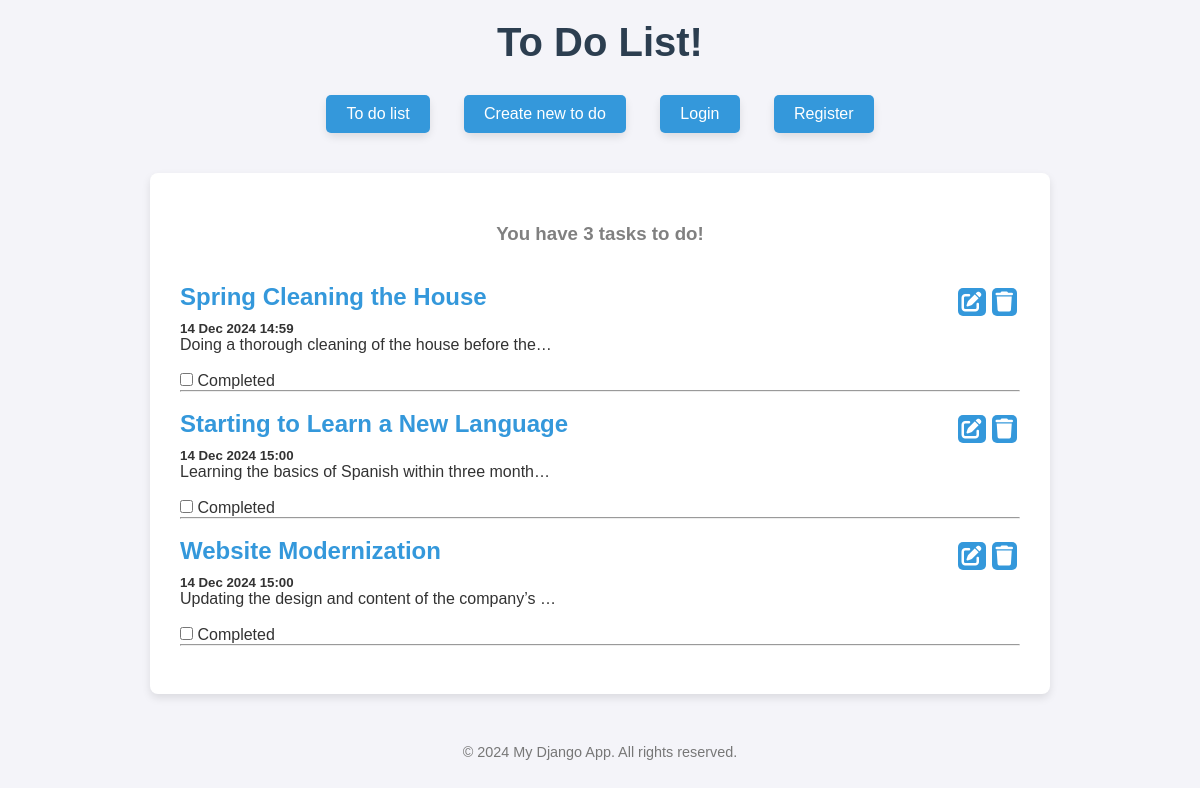
The app's page /, older data.
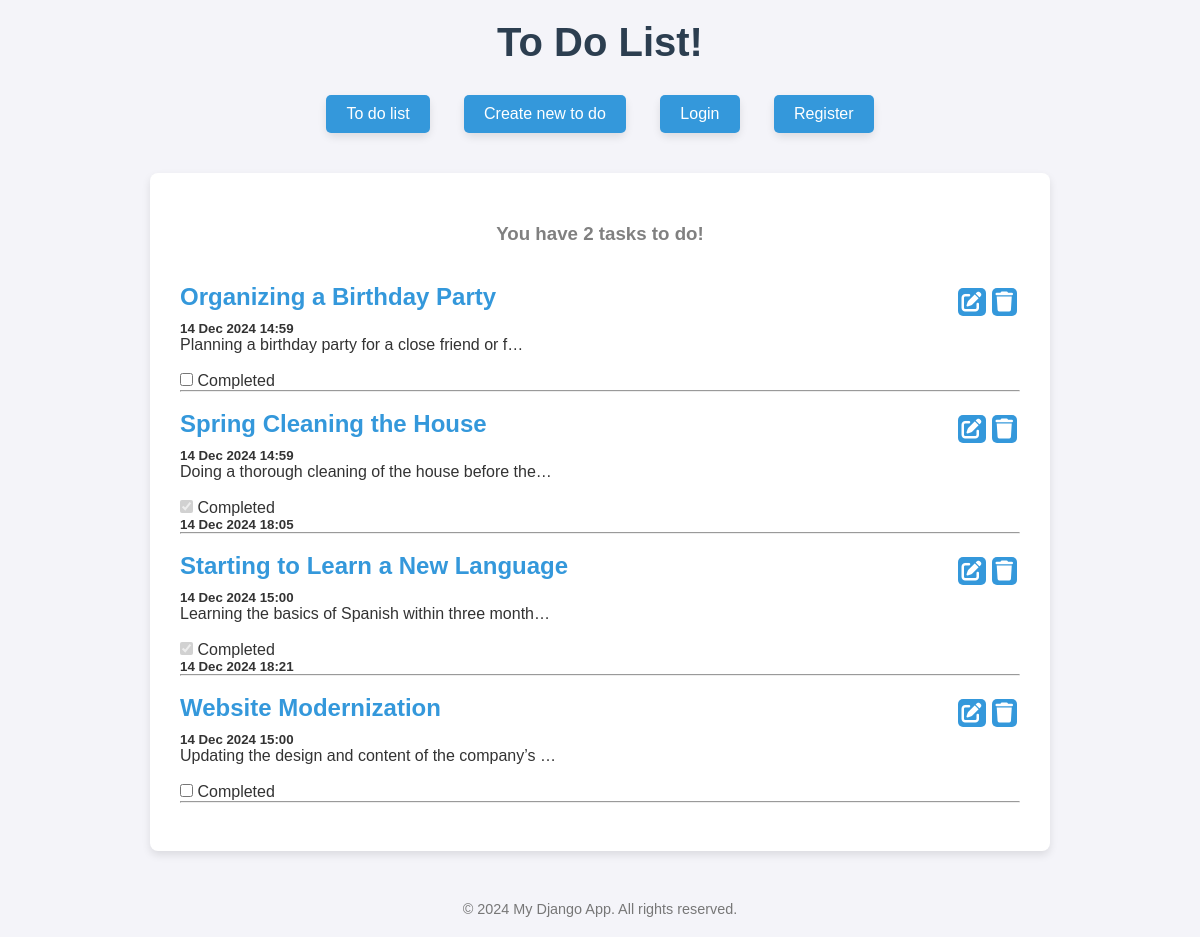
The same page, newer data.
### toDos/models.py (models this page shows, shortened)
class ToDo(models.Model):
    title = models.CharField(max_length=250)
    text = models.TextField()
    creation_date = models.DateTimeField(auto_now_add=True)
    completion = models.BooleanField(default=False)
    completion_date = models.DateTimeField(blank = True, null=True)
    image = models.ImageField(upload_to='images/', blank ='True', null=True)
    author = models.ForeignKey(User, on_delete=models.CASCADE, related_name= 'to_dos', blank ='True', null=True)

### toDos/views.py (the view)
# urls.py: path('', views.todo_list_view, name = 'main'),
def todo_list_view(request):
    if request.user.is_authenticated:
        to_dos = ToDo.objects.filter(author=request.user)
    else:
        to_dos = ToDo.objects.filter(author=None)
    not_completed = to_dos.filter(completion=False).count()
    return render (request, 'main.html',{"todos":to_dos, 'not_completed':not_completed })

### toDos/templates/main.html (shortened to what this page needs)
{% extends 'base.html' %}
{% block content %}
<h3>You have {{not_completed}} task{{not_completed|pluralize}} to do!</h3>
<br>
{% for todo in todos %}
<div id="todo-{{ todo.id }}">
    <div class = "to-do-nav">
        <a href = "{% url 'details' todo.id %}"><h2>{{todo.title}}</h2></a>
            <div class = "to-do-nav">
                <button class = "edit-button small-button" data-id = "{{ todo.id }}" data-url = "{% url 'edit' todo.id %}"><i class="fas fa-edit"></i></button>
                <button class = "delete-button small-button" data-id = "{{ todo.id }}" data-redirect="" data-url = "{% url 'delete' todo.id %}"><i class="fas fa-trash" ></i></button>
            </div>
        </div>
    <h5>{{todo.creation_date | date:"j M Y G:i"}}</h5>
    <p>{{todo.text | truncatechars:50}}</p>
    <br>
    <input type="checkbox" name ="completed" class = "todo-comletion" {%if todo.completion %}checked disabled {% endif %} data-id="{{todo.id}}" data-url = "{% url 'toggle_todo' todo.id %}">
    <label for = "completed" >Completed</label>
    <h5 id = "completion-date-{{todo.id}}" {% if not todo.completion%} hidden {% endif %}>{{todo.completion_date | date:"j M Y G:i"}}</h5>
    <hr>
    <br>
</div>
{% endfor %}
{% endblock content%}

### toDos/templates/base.html (shortened to what this page needs)
{% load static %}
<!DOCTYPE html>
<html lang="en">
<head>
    <link rel="stylesheet" href="{% static 'css/styles.css' %}">
    <link href="https://cdnjs.cloudflare.com/ajax/libs/font-awesome/6.0.0-beta3/css/all.min.css" rel="stylesheet">
</head>
</head>
<body>
    <h1>To Do List!</h1>
    <nav>
        <form action="{% url 'main'%}" method="GET"><button type="submit">To do list</button></form>
        <form action="{% url 'add_to_do'%}" method="GET"><button type="submit">Create new to do</button></form>
        {% if user.is_authenticated %}
        <form action = "{% url 'profile'%}"><button type="submit">Profile</button></form>
        <form action = "{% url 'logout_view'%}" method="post">
            {% csrf_token%}
            <button type="submit">Logout</button>
        </form>
        {% else %}
        <form action="{% url 'login'%}" method="GET"><button type="submit">Login</button></form>
        <form action="{% url 'register'%}" method="GET"><button type="submit">Register</button></form>
        {% endif %}
    </nav>
    <main>
        {% block content %}
        {% endblock %}
    </main>
    <footer>
        <p>&copy; 2024 My Django App. All rights reserved.</p>
    </footer>
</body>
</html>

### static/css/styles.css (style rules this page uses)
* { margin: 0; padding: 0; box-sizing: border-box; }
body { font-family: 'Arial', sans-serif; background-color: #f4f4f9; color: #333; padding: 20px; }
h1 { font-size: 2.5rem; color: #2c3e50; text-align: center; margin-bottom: 30px; }
h2 { text-align: center; margin-bottom: 10px; }
h3 { text-align: center; margin: 20px; color: gray; }
nav { text-align: center; margin-bottom: 40px; }
nav form { display: inline-block; margin: 0 15px; }
nav button { background-color: #3498db; color: white; font-size: 1rem; border: none; border-radius: 5px; cursor: pointer; transition: background-color 0.3s ease; }
nav form { padding: 0; }
main { max-width: 900px; margin: 0 auto; background-color: white; padding: 30px; border-radius: 8px; box-shadow: 0 4px 8px rgba(0, 0, 0, 0.1); }
footer { text-align: center; margin-top: 50px; font-size: 0.9rem; color: #777; }
a { color: #3498db; text-decoration: none; transition: color 0.3s ease; }
form { background-color: white; padding: 20px; border-radius: 8px; box-shadow: 0 4px 8px rgba(0, 0, 0, 0.1); max-width: 600px; margin: 20px auto; }
form button { background-color: #3498db; color: white; padding: 10px 20px; font-size: 1rem; border: none; border-radius: 5px; cursor: pointer; transition: background-color 0.3s ease; width: 100%; }
.to-do-nav { display: flex; flex-direction: row; justify-content: space-between; align-items: center; }
.small-button { background-color: #3498db; border: none; border-radius: 5px; cursor: pointer; margin: 3px; transition: background-color 0.3s ease, transform 0.2s ease; }
.small-button i { color: white; font-size: 20px; margin: 4px; }

Row changes from the older to the newer data that the page shows:
now on this page (row edited): ToDo: title "Organizing a Birthday Party", creation_date "14 Dec 2024 14:59", text "Planning a birthday party for a close friend or f…"
changed ToDo "Spring Cleaning the House": completion "☐" → "☑"; completion_date (not shown) → "14 Dec 2024 18:05"
changed ToDo "Starting to Learn a New Language": completion "☐" → "☑"; completion_date (not shown) → "14 Dec 2024 18:21"
Text that changed along with them:
{{ not_completed }}: "3" → "2"
